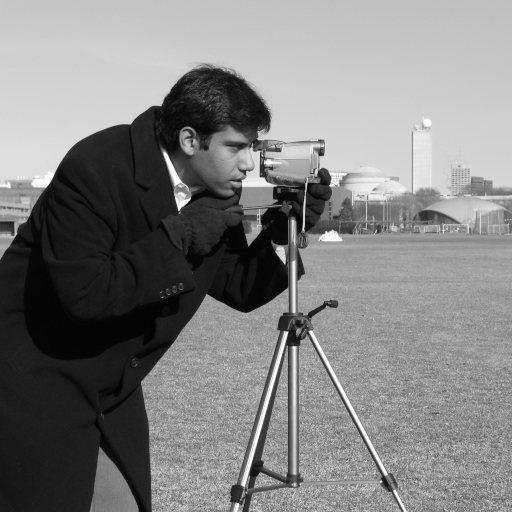
#> input picture skimage.data.camera(), 512 x 512 px
$ python zad3.py
#> lines starting #> are read from the running program, lines starting #| are printed output that depends on the picture
import matplotlib.pyplot as plt
from skimage.io import imread
import numpy as np
from scipy import ndimage as ndi
from skimage import data
from PIL import Image

image = data.camera()
#> image is the input picture: shape (512, 512); min 0, max 255, mean 129.1

im = Image.open('E:\Mikolaj\Documents\Projekty\Image Proc\lab09\monkey.tiff').convert('L')
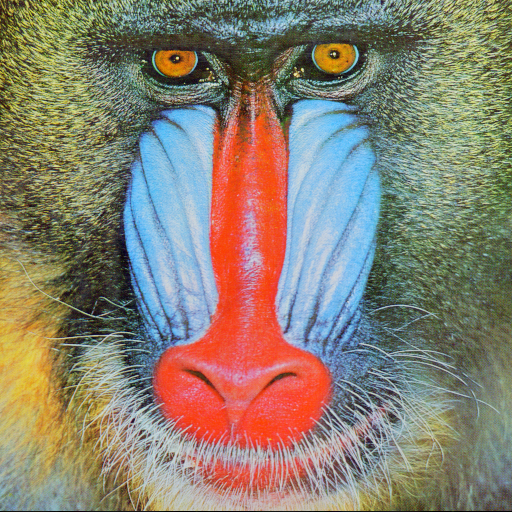
#> input picture image processing/lab09/monkey.tiff, 512 x 512 px, found by its file name
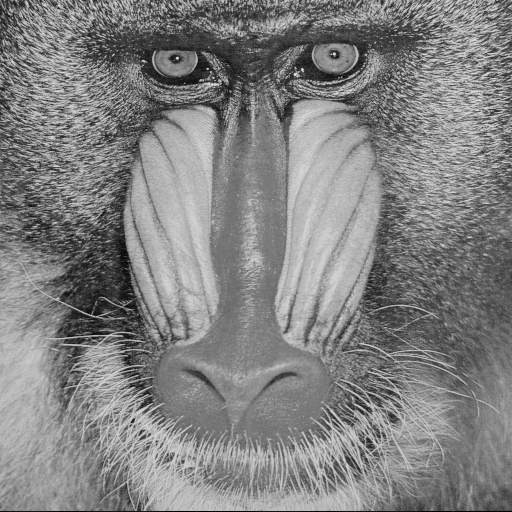
#> im: PIL image 512x512 L; min 0, max 231, mean 129.6

im_pha = np.angle(np.fft.fftshift(np.fft.fftn(im)))
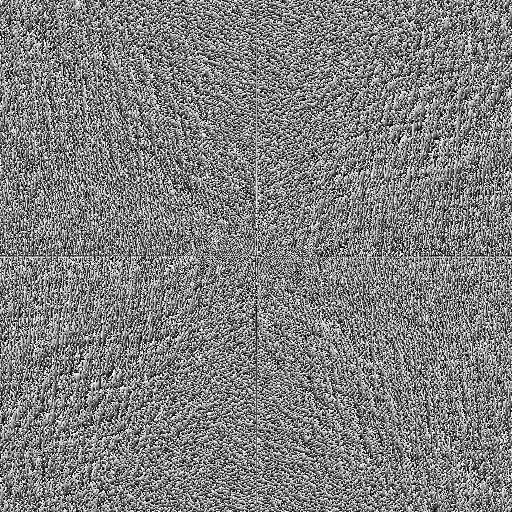
#> im_pha: shape (512, 512) float64; min -3.14, max 3.14, mean 1.2e-05; drawn with min black and max white
im_pha_2 = np.angle(np.fft.fftshift(np.fft.fftn(image)))
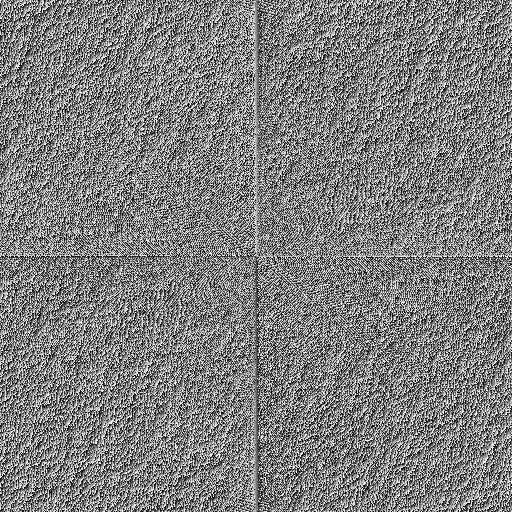
#> im_pha_2: shape (512, 512) float64; min -3.14, max 3.14, mean 2.4e-05; drawn with min black and max white

im_fft = np.fft.fft2(im)
im_fft_shift = np.fft.fftshift(im_fft)
im_mag = np.log(np.abs(im_fft_shift)+1)
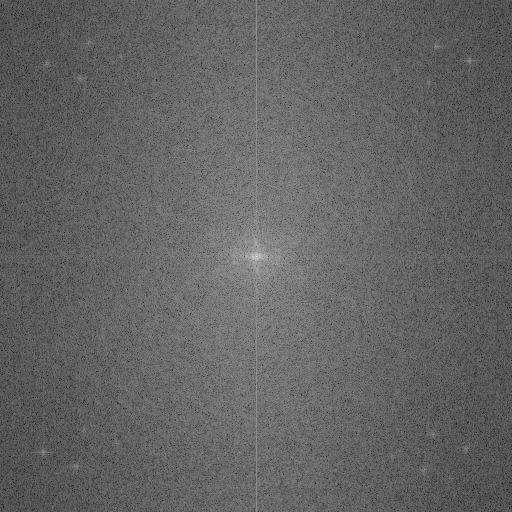
#> im_mag: shape (512, 512) float64; min 3.35, max 17.34, mean 8.85; drawn with min black and max white

im_fft_2 = np.fft.fft2(image)
im_fft_shift_2 = np.fft.fftshift(im_fft)
im_mag_2 = np.log(np.abs(im_fft_shift)+1)

fig, ax = plt.subplots(nrows=2, ncols=3, figsize=(8, 4))
ax[0,0].imshow(im, cmap='gray')
ax[0,0].set_title('Image')
ax[0,1].imshow(im_mag, cmap='gray')
ax[0,1].set_title('FFT Magnitude (log)')
ax[0,2].imshow(im_pha, cmap='gray')
ax[0,2].set_title('Phase Spectrum')
ax[1,0].imshow(image, cmap='gray')
ax[1,0].set_title('Image')
ax[1,1].imshow(im_mag_2, cmap='gray')
ax[1,1].set_title('FFT Magnitude (log)')
ax[1,2].imshow(im_pha_2, cmap='gray')
ax[1,2].set_title('Phase Spectrum')
plt.show()

f1 = np.fft.fft2(image)
im1Reconstructed = np.real(np.fft.ifft2(f1))
plt.imshow(im1Reconstructed, cmap='gray')
plt.show()

f2 = np.fft.fft2(im)
im2Reconstructed = np.real(np.fft.ifft2(f2))
plt.imshow(im2Reconstructed, cmap='gray')
plt.show()

imCombined = np.multiply(np.abs(f1), np.exp(1j*np.angle(f2)))
imCombined = np.real(np.fft.ifft2(imCombined))
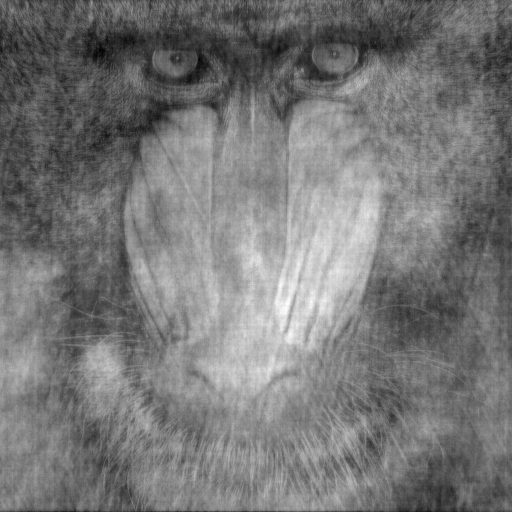
#> imCombined: shape (512, 512) float64; min -101, max 391, mean 129.1; drawn with min black and max white
plt.imshow(imCombined, cmap='gray')
plt.show()

imCombined = np.multiply(np.abs(f2), np.exp(1j*np.angle(f1)))
imCombined = np.real(np.fft.ifft2(imCombined))
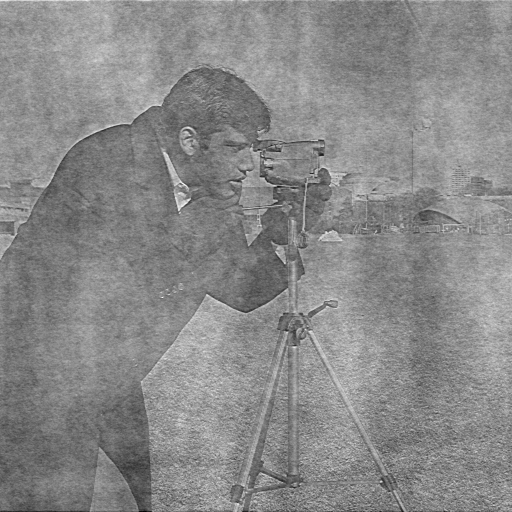
#> imCombined: shape (512, 512) float64; min -126.1, max 348.2, mean 129.6; drawn with min black and max white
plt.imshow(imCombined, cmap='gray')
plt.show()
